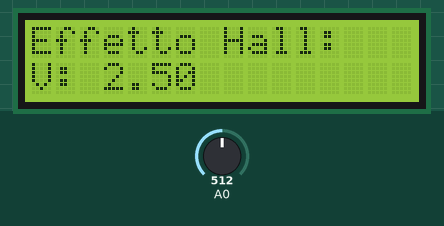
Bench run of a sketch on a simulated Arduino Uno, built with avr-gcc and run on an emulated ATmega328P. Shown: 16×2 character LCD. The inputs (shaded band) are chosen by the test bench; at power-on: A0 = 512. What the sketch prints to the serial monitor is not drawn.

Above: at 1.2 s.
1.3 s: A0 set to 716
At 2.2 s:
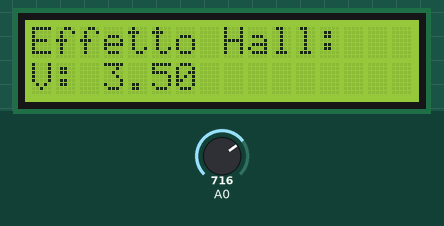
3.1 s: A0 set to 900
At 3.5 s:
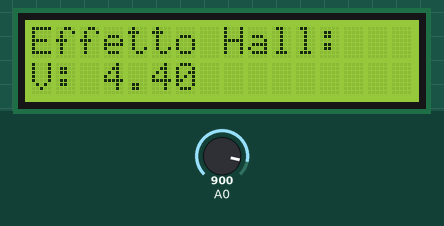
4.7 s: A0 set to 1023
At 6.1 s:
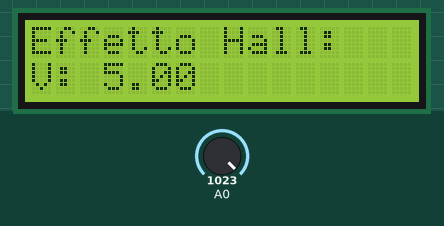
Timing chart, 0 to 7.7 s (numbered marks = the images above; inputs shaded):
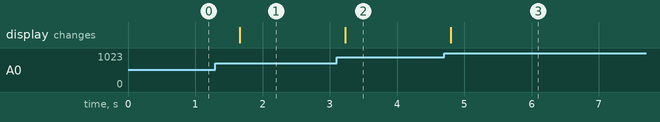

Measured:
- after the input at 1.3 s, the display: changes after 0.36 s (image 1)
- after the input at 3.1 s, the display: changes after 0.13 s (image 2)
- after the input at 4.7 s, the display: changes after 0.10 s (image 3)

The sketch:

hall.ino
```cpp
#include <Wire.h>
#include <LiquidCrystal_I2C.h>

LiquidCrystal_I2C lcd(0x27, 2, 1, 0, 4, 5, 6, 7, 3, POSITIVE);

int analog_value;
float halleffect;

void setup() {

Serial.begin(9600);
  lcd.begin(16,2);

}

void loop() {
 analog_value = analogRead (A0);
 halleffect = analog_value * (5.0 / 1023);

Serial.print(analog_value);
Serial.print("\t");
Serial.println(halleffect);


  lcd.setCursor(0, 0);
  lcd.print("Effetto Hall: ");

  lcd.setCursor(0,1);
  lcd.print("V: ");
  lcd.print(halleffect);
  lcd.print("  ");

  delay (500);

}
```
